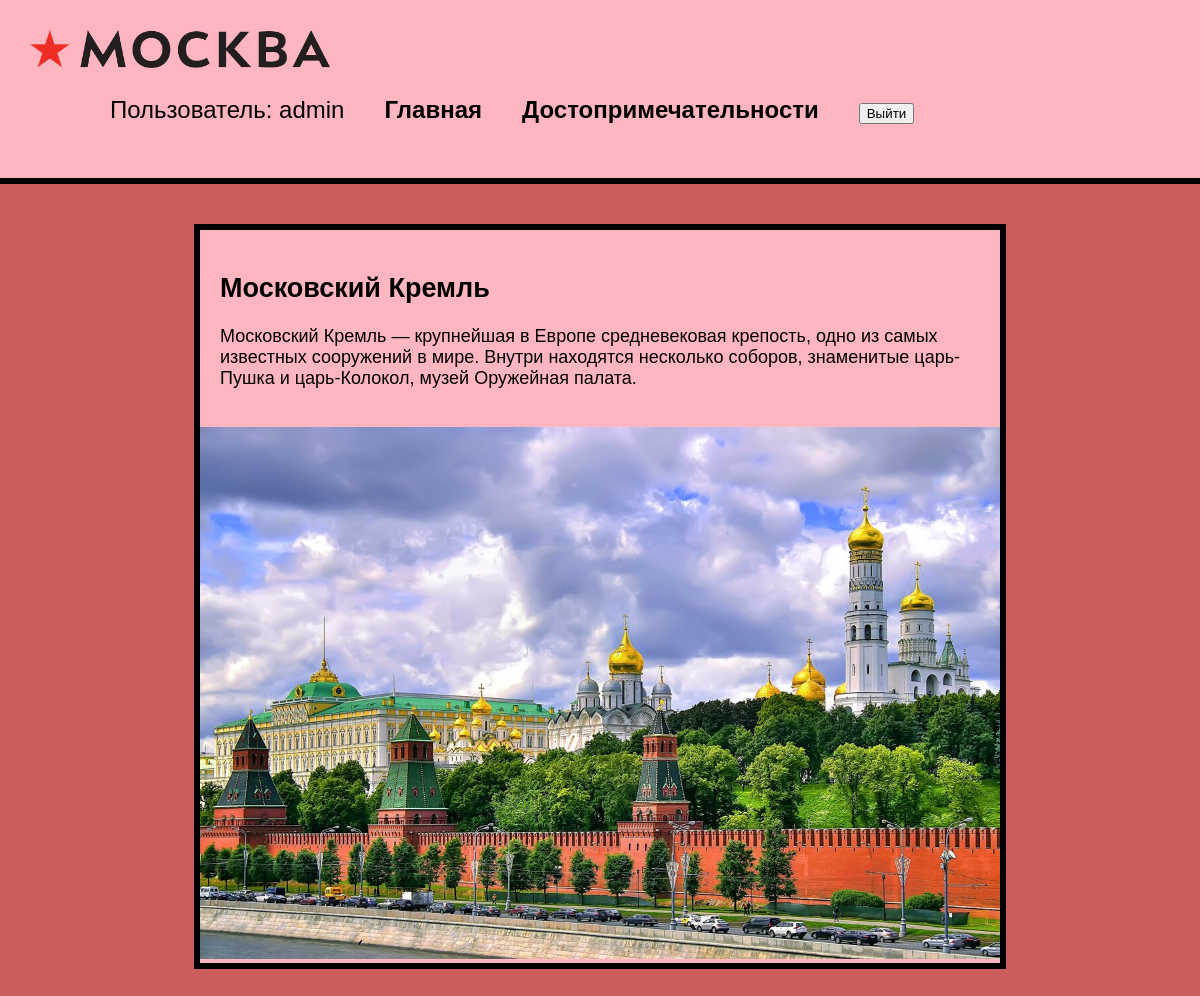
The app's page /sights/2/ (signed in) with its own data.
### cities/models.py (models this page shows, shortened)
class Sights(models.Model):
    title = models.CharField(max_length=100)
    text = models.CharField(max_length=1000)
    image = models.ImageField(upload_to='cities/images')

### cities/views.py (the view)
# urls.py: path('sights/<int:sights_id>/', views.description, name="description"),
@login_required
def description(request, sights_id):
    objects = get_object_or_404(Sights, pk=sights_id)
    return render(request, 'cities/description.html', {'objects': objects})

### cities/templates/cities/description.html
{% extends 'cities/base.html' %}
{% load static%}
{% block content %}
<div class="block">
    <div class="element">
        <div class="text">
            <h2>{{ objects.title }}</h2>
            <p>{{ objects.text }}</p>
        </div>
        <div>
            <img src="{{ objects.image.url }}" alt="">
        </div>
    </div>
</div>
{% endblock %}

### cities/templates/cities/base.html (shortened to what this page needs)
<!DOCTYPE html>
{% load static %}
<html lang="en">
<head>
    <link rel="stylesheet" href="{% static 'css/style.css' %}">
</head>
<body>
<div class="menu">
    <div class="wrap">
        <div class="logo">
            <img class="img1" src=" {% static 'cities/logo.png'%}" alt="">
        </div>
        <ul>
            {% if user.is_authenticated %}
            <li class="logo">Пользователь: {{ user.username }}</li>
            <li><a href="{% url 'cities' %}">Главная</a></li>
            <li><a href="{% url 'sights' %}">Достопримечательности</a></li>
            <li>
                <form action="{% url 'logoutuser' %}" method="post">
                    <button class="btn">Выйти</button>
                </form>
            </li>
            {% else %}
            <li><a href="{% url 'signupuser' %}">Регистрация</a></li>
            <li><a href="{% url 'loginuser' %}">Войти</a></li>
            {% endif %}
        </ul>
    </div>
</div>
    <div class="content">
        <div class="wrap">
            {% block content %}
            {% endblock %}
        </div>
    </div>
</body>
</html>

### cities/static/css/style.css (style rules this page uses)
body { background: indianred; font-family: 'Franklin Gothic Medium', 'Arial Narrow', Arial, sans-serif; margin: 0; padding: 0; }
.wrap { max-width: 1200px; margin: 0 auto; padding: 20px; box-sizing: border-box; }
.block { display: flex; flex-wrap: wrap; justify-content: space-evenly; margin-bottom: 60px; }
.element { background: lightpink; border: 6px solid black; margin: 20px 0; max-width: 800px; }
.text { width: 800px; padding: 20px; box-sizing: border-box; font-size: large; }
.block img { max-width: 800px; }
.menu { background: lightpink; padding: 10px; border-bottom: 6px solid black; }
.menu a { color: black; font-weight: bold; text-decoration: none; }
.menu ul { display: flex; list-style: none; font-size: 24px; }
.menu li { margin-left: 40px; }
.img1 { max-width: 300px; }
.menu .wrap { display: flex; flex-wrap: wrap; justify-content: space-between; align-items: center; }

### records on screen
Sights: title "Московский Кремль", text "Московский Кремль — крупнейшая в Европе средневековая крепость, одно из самых известных сооружений в мире. Внутри находятся несколько соборов, знаменитые царь-Пушка и царь-Колокол, музей Оружейная палата.", image (picture)

### other values on screen
{{ user.username }} "admin"
